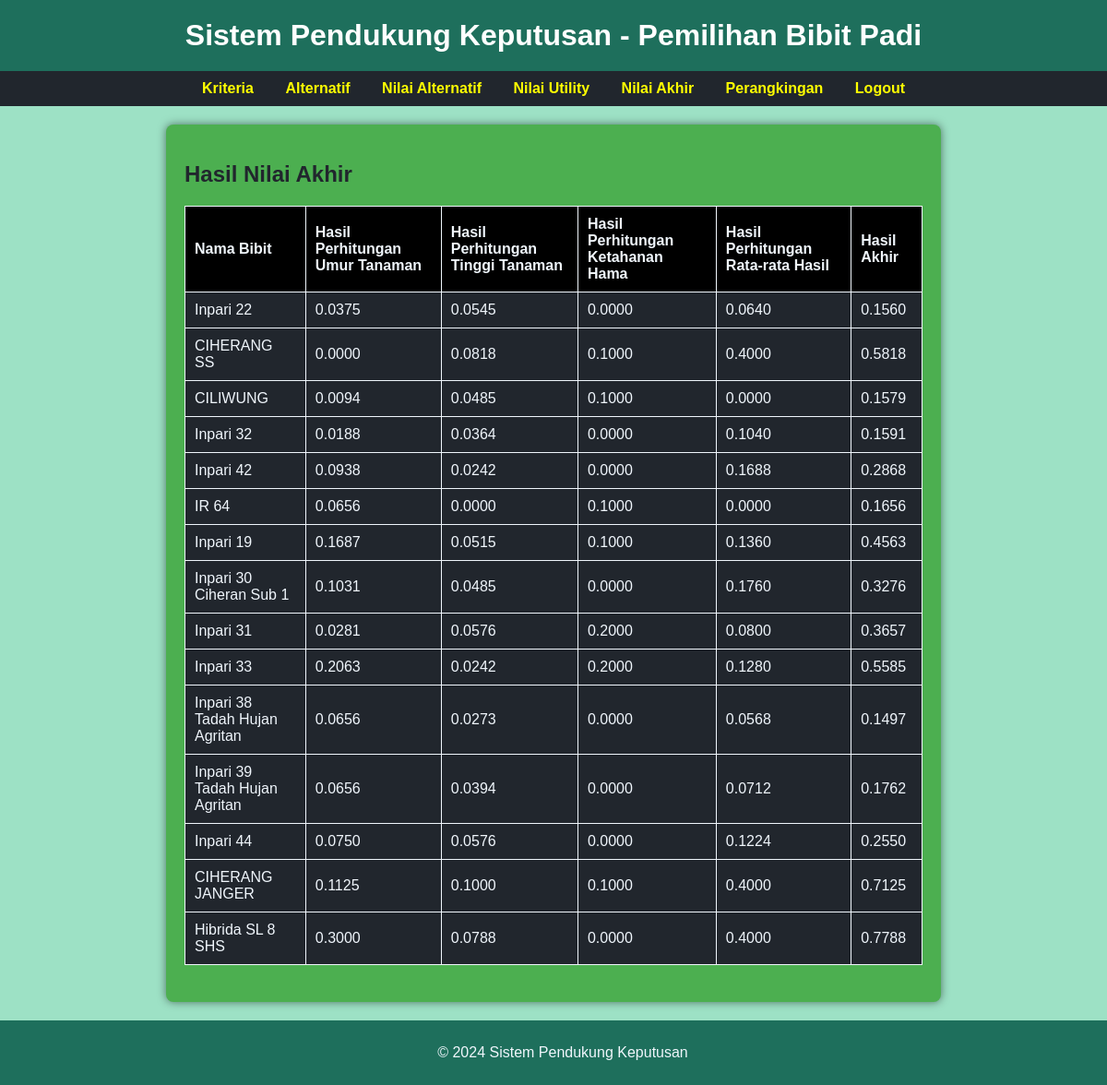
/admin/nilai_akhir.php (signed in), run on the app's committed database.
### tables this page shows
CREATE TABLE `rangking` (
  `rangking_id` int NOT NULL,
  `utility_id` int DEFAULT NULL,
  `hasil_akhir` float DEFAULT NULL,
  `kriteria_id` int DEFAULT NULL
);

CREATE TABLE `alternatif` (
  `alternatif_id` int NOT NULL,
  `nama_bibit` varchar(255) NOT NULL
);

CREATE TABLE `nilai_utility` (
  `utility_id` int NOT NULL,
  `nilai_umur_padi` float NOT NULL,
  `nilai_tinggi_padi` varchar(255) DEFAULT NULL,
  `nilai_ketahanan_hama` varchar(255) DEFAULT NULL,
  `nilai_rata_hasil` varchar(255) DEFAULT NULL,
  `detail_informasi_id` int DEFAULT NULL
);

### admin/nilai_akhir.php (the view, shortened to what this page needs)
<?php
include "../koneksi.php";
$kriteriaQuery = "SELECT kriteria_id, normalisasi_kriteria FROM kriteria";
$kriteriaResult = $koneksi->query($kriteriaQuery);
$normalisasiKriteria = [];
while ($row = $kriteriaResult->fetch_assoc()) {
    $normalisasiKriteria[$row['kriteria_id']] = $row['normalisasi_kriteria'];
}
$rangkingQuery = "
    SELECT r.rangking_id,
           r.hasil_akhir,
           u.nilai_umur_padi,
           u.nilai_tinggi_padi,
           u.nilai_ketahanan_hama,
           u.nilai_rata_hasil,
           a.nama_bibit
    FROM rangking r
    JOIN nilai_utility u ON r.utility_id = u.utility_id
    JOIN detail_informasi d ON u.detail_informasi_id = d.detail_informasi_id
    JOIN alternatif a ON d.alternatif_id = a.alternatif_id
";
$rangkingResult = $koneksi->query($rangkingQuery);
?>
<!DOCTYPE html>
<html lang="en">
<head>
    <link rel="stylesheet" href="./assets/rangking.css">
</head>
<body>
    <header>
        <h1>Sistem Pendukung Keputusan - Pemilihan Bibit Padi</h1>
    </header>
    <nav>
        <a href="kriteria.php">Kriteria</a>
        <a href="alternatif.php">Alternatif</a>
        <a href="nilaiAlternatif.php">Nilai Alternatif</a>
        <a href="utility.php">Nilai Utility</a>
        <a href="#">Nilai Akhir</a>
        <a href="perangkingan.php">Perangkingan</a>
        <a href="../logout.php">Logout</a>
    </nav>
    <main>
        <div class="container">
            <section id="perangkingan" class="feature">
                <h2>Hasil Nilai Akhir</h2>
                <table>
                    <thead>
                        <tr>
                            <th>Nama Bibit</th>
                            <th>Hasil Perhitungan Umur Tanaman</th>
                            <th>Hasil Perhitungan Tinggi Tanaman</th>
                            <th>Hasil Perhitungan Ketahanan Hama</th>
                            <th>Hasil Perhitungan Rata-rata Hasil</th>
                            <th>Hasil Akhir</th>
                        </tr>
                    </thead>
                    <tbody>
                        <?php if ($rangkingResult->num_rows > 0): ?>
                            <?php while ($row = $rangkingResult->fetch_assoc()): ?>
                                <tr>
                                    <td><?= $row['nama_bibit'] ?></td>
                                    <td><?= number_format($row['nilai_umur_padi'] * $normalisasiKriteria[1], 4) ?></td>
                                    <td><?= number_format($row['nilai_tinggi_padi'] * $normalisasiKriteria[2], 4) ?></td>
                                    <td><?= number_format($row['nilai_ketahanan_hama'] * $normalisasiKriteria[3], 4) ?></td>
                                    <td><?= number_format($row['nilai_rata_hasil'] * $normalisasiKriteria[4], 4) ?></td>
                                    <td><?= number_format($row['hasil_akhir'], 4) ?></td>
                                </tr>
                            <?php endwhile; ?>
                        <?php else: ?>
                            <tr>
                                <td colspan="6">Tidak ada data tersedia</td>
                            </tr>
                        <?php endif; ?>
                    </tbody>
                </table>
            </section>
        </div>
    </main>
    <footer>
        <p>&copy; 2024 Sistem Pendukung Keputusan</p>
    </footer>
</body>
</html>

### admin/assets/rangking.css (style rules this page uses)
body { font-family: Arial, sans-serif; margin: 0; padding: 0; background-color: #9de1c5; color: #f0f6fc; display: flex; flex-direction: column; min-height: 100vh; }
header { background-color: #1e6f5c; padding: 20px; text-align: center; }
header h1 { margin: 0; color: white; }
nav { background-color: #21262d; padding: 10px; text-align: center; }
nav a { color: yellow; text-decoration: none; margin: 0 15px; font-weight: bold; }
main { flex: 1; padding: 20px; }
.container { max-width: 800px; margin: 0 auto; background-color: #4caf50; padding: 20px; border-radius: 8px; box-shadow: 0 0 10px rgba(0, 0, 0, 0.5); }
.feature { margin-bottom: 20px; }
.feature h2 { color: #21262d; }
footer { background-color: #1e6f5c; text-align: center; padding: 10px; bottom: 0; width: 100%; }
table { width: 100%; border-collapse: collapse; margin-top: 10px; }
table, th, td { border: 1px solid #f0f6fc; }
th, td { padding: 10px; text-align: left; background-color: #21262d; }
th { background-color: #000; }

### data on the page
rangking: alternatif.nama_bibit "Inpari 22", $row['nilai_umur_padi']*$normalisasiKriteria[1] "0.0375", $row['nilai_tinggi_padi']*$normalisasiKriteria[2] "0.0545", $row['nilai_ketahanan_hama']*$normalisasiKriteria[3] "0.0000", $row['nilai_rata_hasil']*$normalisasiKriteria[4] "0.0640", hasil_akhir "0.1560"
rangking: alternatif.nama_bibit "CIHERANG SS", $row['nilai_umur_padi']*$normalisasiKriteria[1] "0.0000", $row['nilai_tinggi_padi']*$normalisasiKriteria[2] "0.0818", $row['nilai_ketahanan_hama']*$normalisasiKriteria[3] "0.1000", $row['nilai_rata_hasil']*$normalisasiKriteria[4] "0.4000", hasil_akhir "0.5818"
rangking: alternatif.nama_bibit "CILIWUNG", $row['nilai_umur_padi']*$normalisasiKriteria[1] "0.0094", $row['nilai_tinggi_padi']*$normalisasiKriteria[2] "0.0485", $row['nilai_ketahanan_hama']*$normalisasiKriteria[3] "0.1000", $row['nilai_rata_hasil']*$normalisasiKriteria[4] "0.0000", hasil_akhir "0.1579"
rangking: alternatif.nama_bibit "Inpari 32", $row['nilai_umur_padi']*$normalisasiKriteria[1] "0.0188", $row['nilai_tinggi_padi']*$normalisasiKriteria[2] "0.0364", $row['nilai_ketahanan_hama']*$normalisasiKriteria[3] "0.0000", $row['nilai_rata_hasil']*$normalisasiKriteria[4] "0.1040", hasil_akhir "0.1591"
rangking: alternatif.nama_bibit "Inpari 42", $row['nilai_umur_padi']*$normalisasiKriteria[1] "0.0938", $row['nilai_tinggi_padi']*$normalisasiKriteria[2] "0.0242", $row['nilai_ketahanan_hama']*$normalisasiKriteria[3] "0.0000", $row['nilai_rata_hasil']*$normalisasiKriteria[4] "0.1688", hasil_akhir "0.2868"
rangking: alternatif.nama_bibit "IR 64", $row['nilai_umur_padi']*$normalisasiKriteria[1] "0.0656", $row['nilai_tinggi_padi']*$normalisasiKriteria[2] "0.0000", $row['nilai_ketahanan_hama']*$normalisasiKriteria[3] "0.1000", $row['nilai_rata_hasil']*$normalisasiKriteria[4] "0.0000", hasil_akhir "0.1656"
rangking: alternatif.nama_bibit "Inpari 19", $row['nilai_umur_padi']*$normalisasiKriteria[1] "0.1687", $row['nilai_tinggi_padi']*$normalisasiKriteria[2] "0.0515", $row['nilai_ketahanan_hama']*$normalisasiKriteria[3] "0.1000", $row['nilai_rata_hasil']*$normalisasiKriteria[4] "0.1360", hasil_akhir "0.4563"
rangking: alternatif.nama_bibit "Inpari 30 Ciheran Sub 1", $row['nilai_umur_padi']*$normalisasiKriteria[1] "0.1031", $row['nilai_tinggi_padi']*$normalisasiKriteria[2] "0.0485", $row['nilai_ketahanan_hama']*$normalisasiKriteria[3] "0.0000", $row['nilai_rata_hasil']*$normalisasiKriteria[4] "0.1760", hasil_akhir "0.3276"
rangking: alternatif.nama_bibit "Inpari 31", $row['nilai_umur_padi']*$normalisasiKriteria[1] "0.0281", $row['nilai_tinggi_padi']*$normalisasiKriteria[2] "0.0576", $row['nilai_ketahanan_hama']*$normalisasiKriteria[3] "0.2000", $row['nilai_rata_hasil']*$normalisasiKriteria[4] "0.0800", hasil_akhir "0.3657"
rangking: alternatif.nama_bibit "Inpari 33", $row['nilai_umur_padi']*$normalisasiKriteria[1] "0.2063", $row['nilai_tinggi_padi']*$normalisasiKriteria[2] "0.0242", $row['nilai_ketahanan_hama']*$normalisasiKriteria[3] "0.2000", $row['nilai_rata_hasil']*$normalisasiKriteria[4] "0.1280", hasil_akhir "0.5585"
rangking: alternatif.nama_bibit "Inpari 38 Tadah Hujan Agritan", $row['nilai_umur_padi']*$normalisasiKriteria[1] "0.0656", $row['nilai_tinggi_padi']*$normalisasiKriteria[2] "0.0273", $row['nilai_ketahanan_hama']*$normalisasiKriteria[3] "0.0000", $row['nilai_rata_hasil']*$normalisasiKriteria[4] "0.0568", hasil_akhir "0.1497"
rangking: alternatif.nama_bibit "Inpari 39 Tadah Hujan Agritan", $row['nilai_umur_padi']*$normalisasiKriteria[1] "0.0656", $row['nilai_tinggi_padi']*$normalisasiKriteria[2] "0.0394", $row['nilai_ketahanan_hama']*$normalisasiKriteria[3] "0.0000", $row['nilai_rata_hasil']*$normalisasiKriteria[4] "0.0712", hasil_akhir "0.1762"
rangking: alternatif.nama_bibit "Inpari 44", $row['nilai_umur_padi']*$normalisasiKriteria[1] "0.0750", $row['nilai_tinggi_padi']*$normalisasiKriteria[2] "0.0576", $row['nilai_ketahanan_hama']*$normalisasiKriteria[3] "0.0000", $row['nilai_rata_hasil']*$normalisasiKriteria[4] "0.1224", hasil_akhir "0.2550"
rangking: alternatif.nama_bibit "CIHERANG JANGER", $row['nilai_umur_padi']*$normalisasiKriteria[1] "0.1125", $row['nilai_tinggi_padi']*$normalisasiKriteria[2] "0.1000", $row['nilai_ketahanan_hama']*$normalisasiKriteria[3] "0.1000", $row['nilai_rata_hasil']*$normalisasiKriteria[4] "0.4000", hasil_akhir "0.7125"
rangking: alternatif.nama_bibit "Hibrida SL 8 SHS", $row['nilai_umur_padi']*$normalisasiKriteria[1] "0.3000", $row['nilai_tinggi_padi']*$normalisasiKriteria[2] "0.0788", $row['nilai_ketahanan_hama']*$normalisasiKriteria[3] "0.0000", $row['nilai_rata_hasil']*$normalisasiKriteria[4] "0.4000", hasil_akhir "0.7788"
